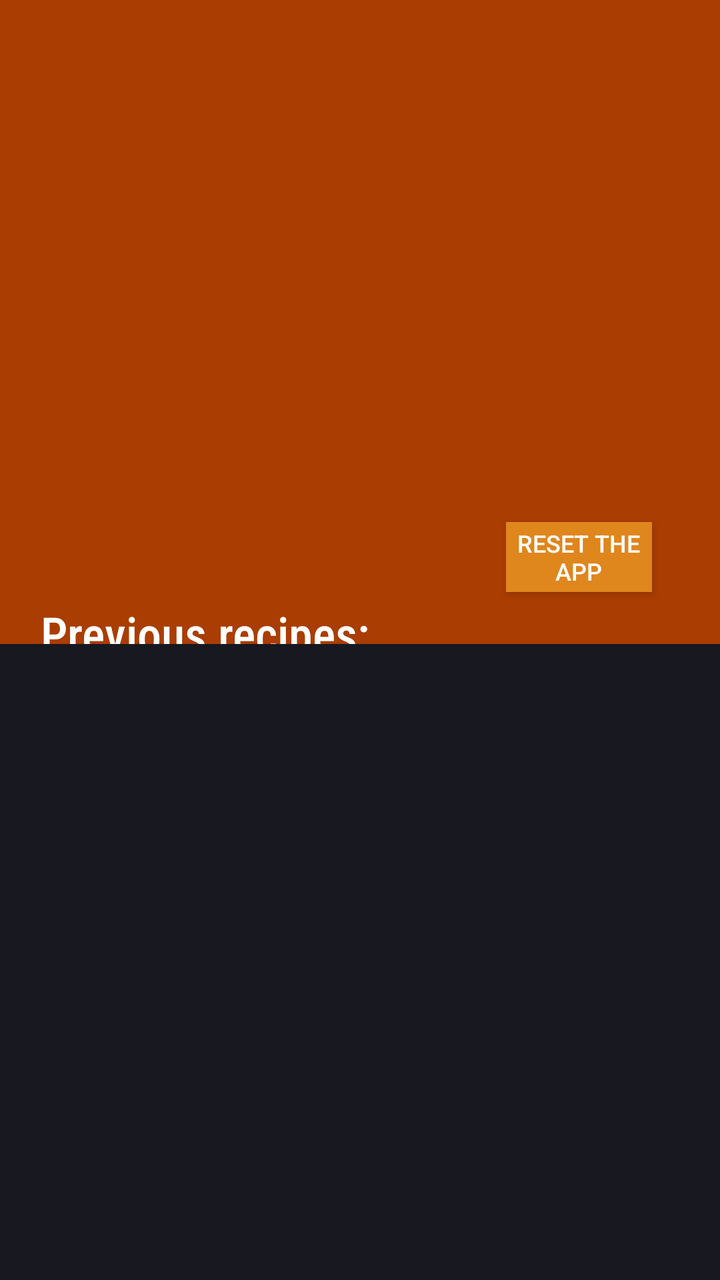
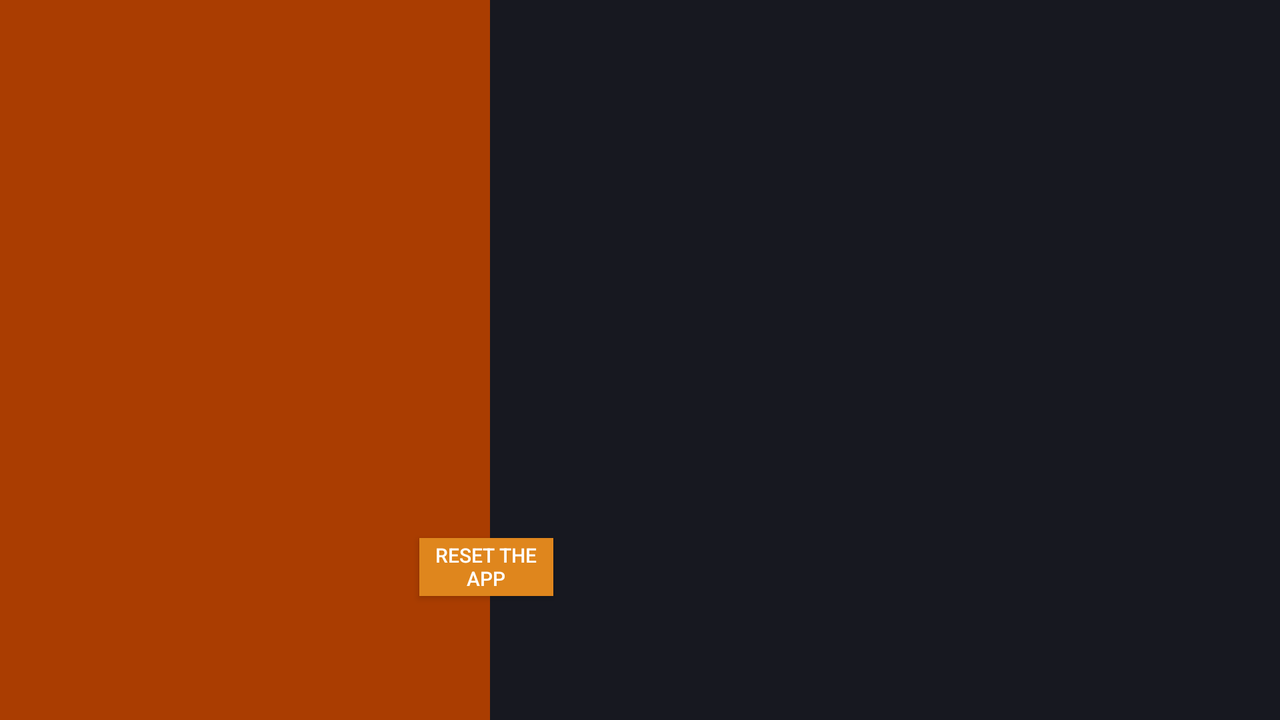

Two renders of one Android screen. The first uses the default layout on a phone; the second uses the alternative layout the repository ships for a different screen configuration, on a matching device. The two XML files are below.
<!-- AndroidManifest.xml: application theme Theme.AppCompat.Light.NoActionBar -->
<!-- res/layout/lvl_detail.xml -->
<?xml version="1.0" encoding="utf-8"?>
<android.support.constraint.ConstraintLayout
    xmlns:android="http://schemas.android.com/apk/res/android"
    xmlns:app="http://schemas.android.com/apk/res-auto"
    xmlns:tools="http://schemas.android.com/tools"
    android:layout_width="match_parent"
    android:layout_height="match_parent"
    android:background="@color/color_bg_card">

    <ImageView
        android:id="@+id/imgLvl"
        android:layout_width="261dp"
        android:layout_height="241dp"
        android:layout_marginStart="60dp"
        android:layout_marginLeft="60dp"
        android:layout_marginTop="16dp"
        app:layout_constraintStart_toStartOf="parent"
        app:layout_constraintTop_toTopOf="parent"
        tools:srcCompat="@tools:sample/avatars[0]" />

    <TextView
        android:id="@+id/textView"
        android:layout_width="wrap_content"
        android:layout_height="wrap_content"
        android:layout_marginEnd="68dp"
        android:layout_marginRight="68dp"
        android:text="@string/txt_previous_recipes"
        android:textColor="@color/color_txt"
        android:textSize="24sp"
        app:fontFamily="sans-serif-condensed-medium"
        app:layout_constraintEnd_toEndOf="@+id/txtLvlName"
        app:layout_constraintTop_toBottomOf="@+id/txtLvlName" />

    <TextView
        android:id="@+id/txtLvl"
        android:layout_width="81dp"
        android:layout_height="wrap_content"
        android:text=""
        android:textColor="@color/color_txt"
        android:textSize="18sp"
        app:layout_constraintStart_toStartOf="@+id/imgLvl"
        app:layout_constraintTop_toBottomOf="@+id/imgLvl" />

    <TextView
        android:id="@+id/txtLvlName"
        android:layout_width="193dp"
        android:layout_height="wrap_content"
        android:text=""
        android:textColor="@color/color_txt"
        app:layout_constraintStart_toStartOf="@+id/txtLvl"
        app:layout_constraintTop_toBottomOf="@+id/txtLvl" />

    <Button
        android:id="@+id/btnReset"
        android:layout_width="73dp"
        android:layout_height="35dp"
        android:layout_marginTop="4dp"
        android:background="@drawable/bg_button"
        android:onClick="onClickReset"
        android:text="@string/btn_reset"
        android:textColor="@color/color_txt"
        android:textSize="12sp"
        app:layout_constraintStart_toEndOf="@+id/txtLvlName"
        app:layout_constraintTop_toBottomOf="@+id/imgLvl" />

    <android.support.constraint.ConstraintLayout
        android:layout_width="414dp"
        android:layout_height="364dp"
        android:layout_marginTop="35dp"
        app:layout_constraintBottom_toBottomOf="parent"
        app:layout_constraintEnd_toEndOf="parent"
        app:layout_constraintHorizontal_bias="0.666"
        app:layout_constraintStart_toStartOf="parent"
        android:background="@color/color_bg"
        app:layout_constraintTop_toBottomOf="@+id/textView">

        <android.support.v7.widget.RecyclerView
            android:id="@+id/rvPrev"
            android:layout_width="408dp"
            android:layout_height="334dp"
            android:background="@color/color_bg"
            app:layout_constraintEnd_toEndOf="parent"
            app:layout_constraintHorizontal_bias="0.133"
            app:layout_constraintStart_toStartOf="parent"
            app:layout_constraintTop_toTopOf="parent" />
    </android.support.constraint.ConstraintLayout>
</android.support.constraint.ConstraintLayout>
<!-- resources referenced by this layout -->
<resources>
  <color name="color_bg">#171820</color>
  <color name="color_bg_card">#aa3d01</color>
  <color name="color_txt">#ffffff</color>
  <!-- drawable bg_button (drawable) -->
  <?xml version="1.0" encoding="utf-8"?>
  <selector xmlns:android="http://schemas.android.com/apk/res/android">
  
      <item android:state_selected="true" android:drawable="@color/color_btn_focused" />
      <item android:state_pressed="true" android:drawable="@color/color_btn_pressed" />
      <item android:state_enabled="false" android:drawable="@color/color_btn_disabled"  />
      <item android:drawable="@color/color_btn"/>
  
  
  
  
  </selector>
  <string name="btn_reset">Reset the app</string>
  <string name="txt_previous_recipes">Previous recipes:</string>
  <color name="color_btn_focused">#fdc029</color>
  <color name="color_btn_pressed">#fdc029</color>
  <color name="color_btn_disabled">#80df861d</color>
  <color name="color_btn">#df861d</color>
</resources>
<!-- res/layout-land/lvl_detail.xml (the repository's variant of the layout above) -->
<!-- drawn on the phone turned sideways -->
<?xml version="1.0" encoding="utf-8"?>
<android.support.constraint.ConstraintLayout
    xmlns:android="http://schemas.android.com/apk/res/android"
    xmlns:app="http://schemas.android.com/apk/res-auto"
    xmlns:tools="http://schemas.android.com/tools"
    android:layout_width="match_parent"
    android:layout_height="match_parent"
    android:background="@color/color_bg_card">

    <Button
        android:id="@+id/btnReset2"
        android:layout_width="67dp"
        android:layout_height="29dp"
        android:layout_marginTop="12dp"
        android:layout_marginEnd="8dp"
        android:layout_marginRight="8dp"
        android:background="@drawable/bg_button"
        android:onClick="onClickReset"
        android:text="@string/btn_reset"
        android:textColor="@color/color_txt"
        android:textSize="10sp"
        app:layout_constraintEnd_toEndOf="@+id/imgLvl"
        app:layout_constraintStart_toEndOf="@+id/txtLvlName"
        app:layout_constraintTop_toBottomOf="@+id/imgLvl" />

    <ImageView
        android:id="@+id/imgLvl"
        android:layout_width="261dp"
        android:layout_height="241dp"
        android:layout_marginStart="20dp"
        android:layout_marginLeft="20dp"
        android:layout_marginTop="16dp"
        app:layout_constraintStart_toStartOf="parent"
        app:layout_constraintTop_toTopOf="parent"
        tools:srcCompat="@tools:sample/avatars[0]" />

    <android.support.v7.widget.RecyclerView
        android:id="@+id/rvPrev"
        android:layout_width="395dp"
        android:layout_height="415dp"
        android:layout_marginBottom="8dp"
        android:background="@color/color_bg"
        app:layout_constraintBottom_toBottomOf="parent"
        app:layout_constraintEnd_toEndOf="parent"
        app:layout_constraintTop_toTopOf="parent"
        app:layout_constraintVertical_bias="0.166" />

    <TextView
        android:id="@+id/textView"
        android:layout_width="wrap_content"
        android:layout_height="wrap_content"
        android:layout_marginStart="7dp"
        android:layout_marginLeft="7dp"
        android:textColor="@color/color_txt"
        android:textSize="18sp"
        app:layout_constraintStart_toEndOf="@+id/imgLvl"
        app:layout_constraintTop_toTopOf="@+id/imgLvl" />

    <TextView
        android:id="@+id/txtLvl"
        android:layout_width="81dp"
        android:layout_height="wrap_content"
        android:text=""
        android:textColor="@color/color_txt"
        android:textSize="18sp"
        app:layout_constraintStart_toStartOf="@+id/imgLvl"
        app:layout_constraintTop_toBottomOf="@+id/imgLvl" />

    <TextView
        android:id="@+id/txtLvlName"
        android:layout_width="193dp"
        android:layout_height="52dp"
        android:text=""
        android:textColor="@color/color_txt"
        app:layout_constraintStart_toStartOf="@+id/txtLvl"
        app:layout_constraintTop_toBottomOf="@+id/txtLvl" />
</android.support.constraint.ConstraintLayout>
<!-- resources referenced by the variant -->
<!-- as the phone turned sideways resolves them -->
<resources>
  <color name="color_bg">#171820</color>
  <color name="color_bg_card">#aa3d01</color>
  <color name="color_txt">#ffffff</color>
  <!-- drawable bg_button (drawable) -->
  <?xml version="1.0" encoding="utf-8"?>
  <selector xmlns:android="http://schemas.android.com/apk/res/android">
  
      <item android:state_selected="true" android:drawable="@color/color_btn_focused" />
      <item android:state_pressed="true" android:drawable="@color/color_btn_pressed" />
      <item android:state_enabled="false" android:drawable="@color/color_btn_disabled"  />
      <item android:drawable="@color/color_btn"/>
  
  
  
  
  </selector>
  <string name="btn_reset">Reset the app</string>
  <color name="color_btn_focused">#fdc029</color>
  <color name="color_btn_pressed">#fdc029</color>
  <color name="color_btn_disabled">#80df861d</color>
  <color name="color_btn">#df861d</color>
</resources>
